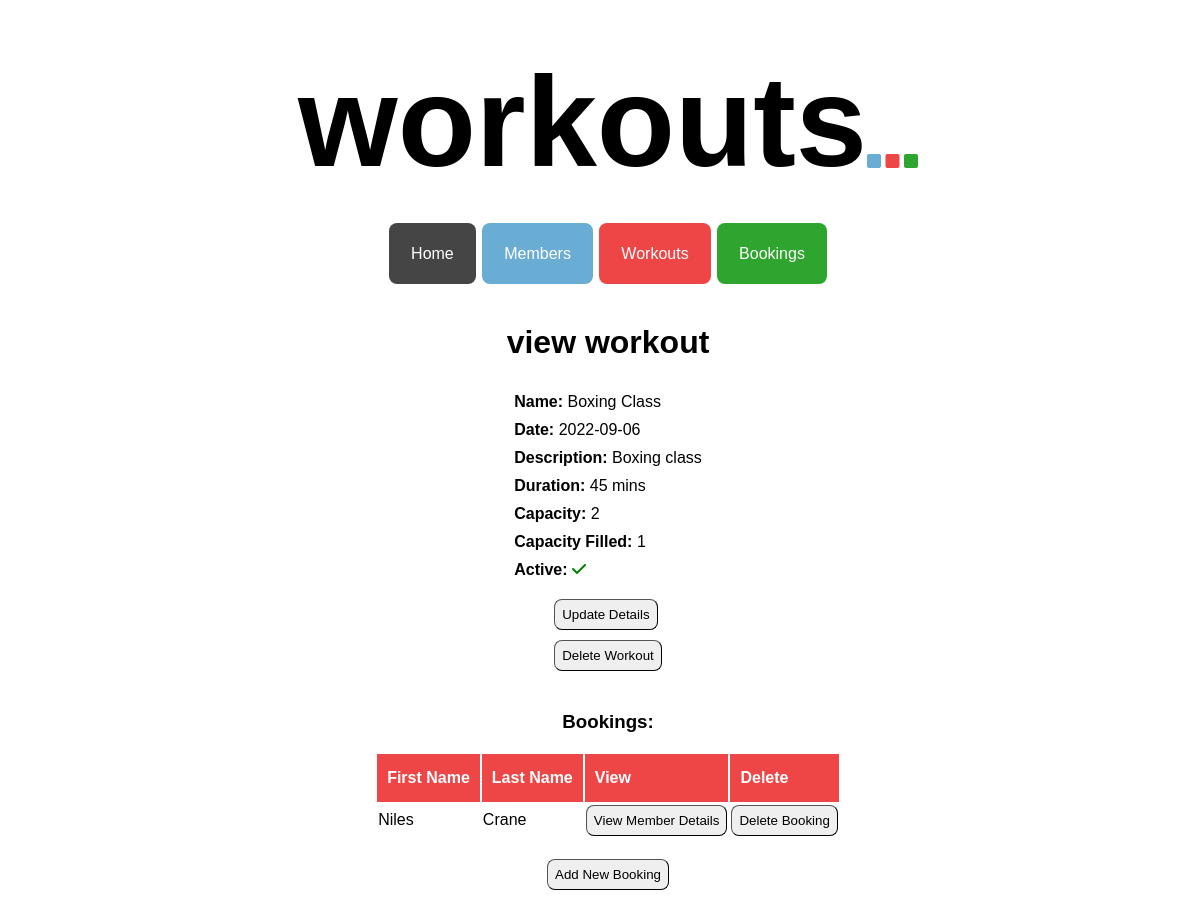
Page /workouts/2 on the earlier database version.
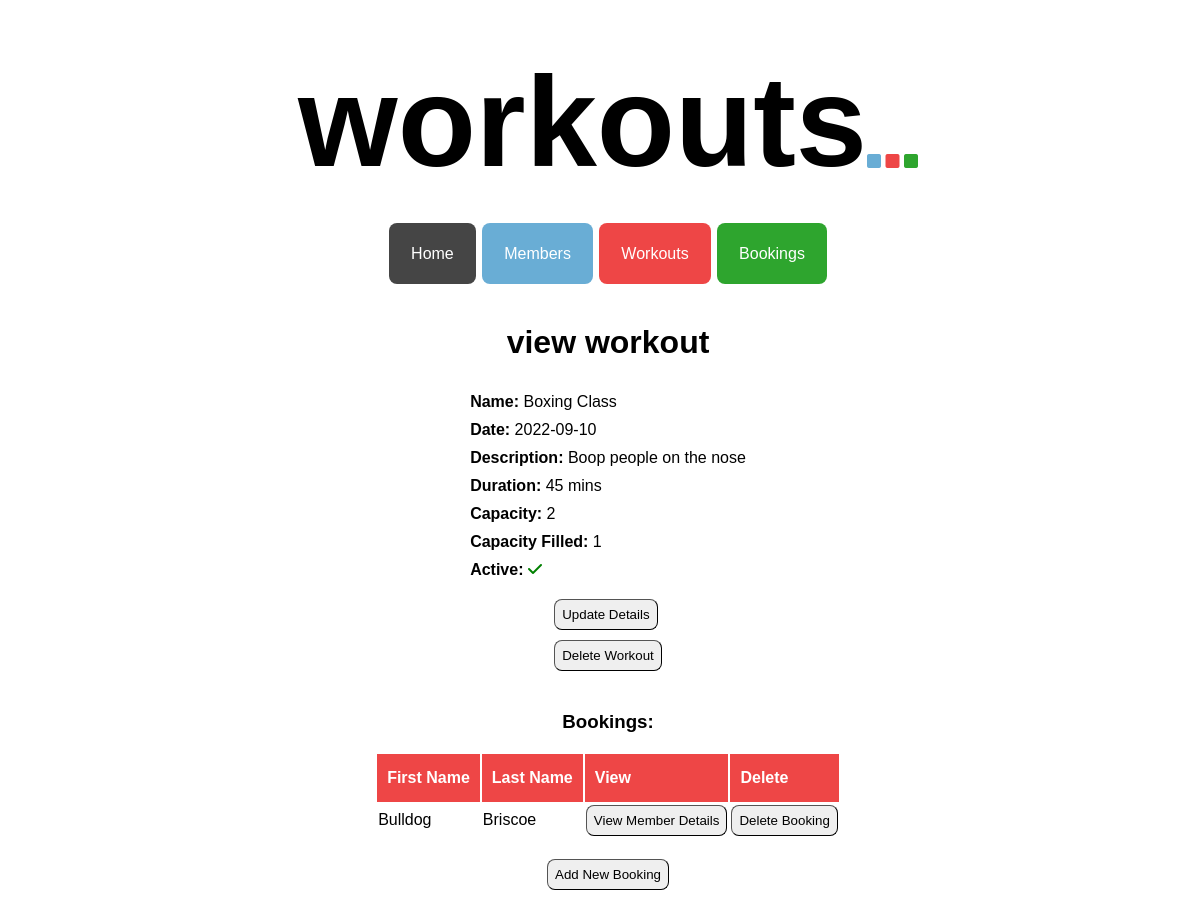
Same page on the later database version.
### tables this page shows
CREATE TABLE workouts (
    id INTEGER PRIMARY KEY AUTOINCREMENT,
    name VARCHAR,
    date DATE,
    description TEXT,
    duration INTEGER,
    capacity INTEGER,
    capacity_filled INTEGER,
    active BOOLEAN
);

CREATE TABLE members (
    id INTEGER PRIMARY KEY AUTOINCREMENT,
    first_name VARCHAR,
    last_name VARCHAR,
    dob DATE,
    active BOOLEAN
);

### controllers/workout_controller.py (the view)
@workouts_blueprint.route("/workouts/<id>")
def workout_show(id):
    route_name = "workouts"
    workout = workout_repository.select(id)
    bookings = workout_repository.get_bookings(workout)
    return render_template("workouts/show.html", route_name=route_name, workout=workout, bookings=bookings)

### db/run_sql.py (called while the page is built)
def get_db():
    path = os.path.dirname(os.path.abspath(__file__))
    db = os.path.join(path, "gym_db.db")
    conn = sqlite3.connect(db)
    conn.execute("PRAGMA foreign_keys = 1")
    conn.row_factory = sqlite3.Row
    return conn

def run_sql(sql, values = []):
    db = get_db()
    cursor = db.cursor()
    cursor.execute(sql, values)
    results = cursor.fetchall()
    db.commit()
    db.close()
    return results

### repositories/member_repository.py (called while the page is built)
def select(id):
    member = None
    sql = "SELECT * FROM members WHERE id = ?"
    values = [id]
    result = run_sql(sql, values)[0]
    if result is not None:
        active = True if result['active'] == 1 else False
        member = Member(result['first_name'], result['last_name'], result['dob'], active, result['id'])
    return member

### repositories/workout_repository.py (called while the page is built)
def select(id):
    workout = None
    sql = "SELECT * FROM workouts where id = ?"
    values = [id]
    result = run_sql(sql, values)[0]
    if result is not None:
        active = True if result['active'] == 1 else False
        workout = Workout(result['name'], result['date'], result['description'], result['duration'], result['capacity'], result['capacity_filled'], active, result['id'])
    return workout

### templates/workouts/show.html
{% extends 'base.html' %}
{% block content %}
<div class="show_page_container">
<h1>view workout</h1>
<div class="show_page_top_details">
    <div><b>Name: </b> {{workout.name}}</div>
    <div><b>Date: </b> {{workout.date}}</div>
    <div><b>Description: </b> {{workout.description}}</div>
    <div><b>Duration: </b> {{workout.duration}} mins</div>
    <div><b>Capacity: </b> {{workout.capacity}}</div>
    <div><b>Capacity Filled: </b> {{workout.capacity_filled}}</div>
    {% if workout.active == True %}
    <div><b>Active: </b><i class="fa-solid fa-check" style="color: green"></i></div>
    {% elif workout.active == False %}
    <div><b>Active: </b><i class="fa-solid fa-xmark" style="color: red"></i></div>
    {% endif %}
</div>
<div id="show_page_top_buttons">
<button class="show_page_button"><a class="show_page_link" href="/workouts/{{workout.id}}/update">Update Details</a></button>
<form action="/workouts/{{workout.id}}/delete" method="POST"><button class="show_page_button">Delete Workout</button></form>
</div>
<h3 class="bookings_header">Bookings:</h3>
<table class="show_page_table">
    <tr class="show_page_table_headers" id="show_page_table_headers_workouts">
        <th>First Name</th>
        <th>Last Name</th>
        <th>View</th>
        <th>Delete</th>
    </tr>
    {% for booking in bookings %}
    <tr>
        <td>{{booking.member.first_name}}</td>
        <td>{{booking.member.last_name}}</td>
        <td>
            <button class="show_page_button" id="show_page_view_button">
                <a class="show_page_link" href="/members/{{booking.member.id}}">View Member Details</a>
            </button>
        </td>
        <td>
            <form action="/bookings/workout/{{booking.id}}/delete" method="POST">
                <button class="show_page_button">Delete Booking</button>
            </form>
        </td>
    </tr>
    {% endfor %}
</table>
<button class="show_page_button" id="show_page_bottom_button">
    <a class="show_page_link" href="/bookings/create/workout/{{workout.id}}">Add New Booking</a>
</button>
{% endblock %}

Differences in the rows shown:
no longer on this page (row unchanged): members: member.first_name "Niles", member.last_name "Crane"
changed workouts "Boxing Class": date "2022-09-06" → "2022-09-10"; description "Boxing class" → "Boop people on the nose"
added members: member.first_name "Bulldog", member.last_name "Briscoe"
Other differences:
new list line: "View Member Details Delete Booking"
list line gone: "View Member Details Delete Booking"
